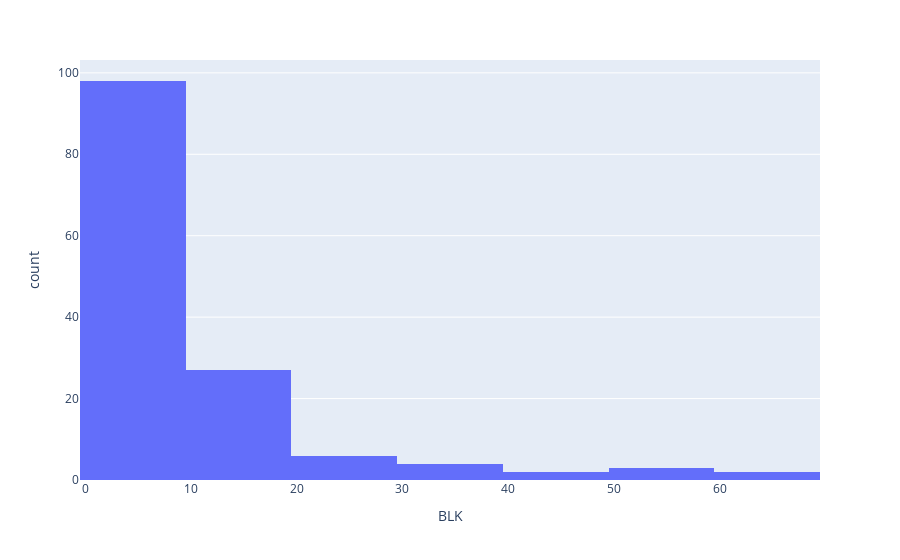

Write notebook code for a chart like this one.
### Code cell
weight = px.histogram(wnba, x="BLK", nbins=10)
weight.show()

### Figure 1 — Plotly figure (JSON) as saved in the notebook; plotly's stock layout.template omitted (floating-point values rounded to 4 significant figures; data arrays with more than 128 entries replaced by an {"elided": "..."} marker saying what was removed)
{"data": [{"alignmentgroup": "True", "bingroup": "x", "hoverlabel": {"namelength": 0}, "hovertemplate": "BLK=%{x}<br>count=%{y}", "legendgroup": "", "marker": {"color": "#636efa"}, "name": "", "nbinsx": 10, "offsetgroup": "", "orientation": "v", "showlegend": false, "type": "histogram", "x": {"elided": "142 int values"}, "xaxis": "x", "yaxis": "y"}], "layout": {"barmode": "relative", "legend": {"tracegroupgap": 0}, "margin": {"t": 60}, "xaxis": {"anchor": "y", "domain": [0, 1], "title": {"text": "BLK"}}, "yaxis": {"anchor": "x", "domain": [0, 1], "title": {"text": "count"}}}}
